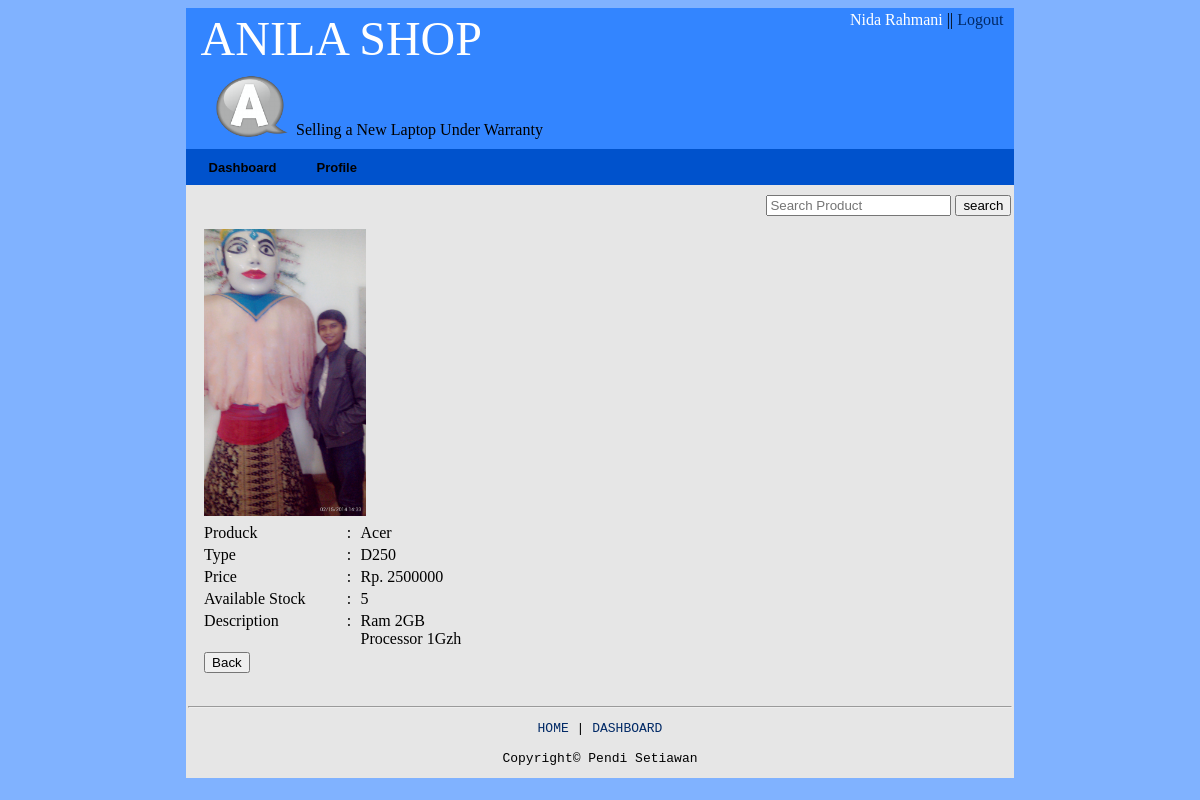
The page /product/detail.php?id_product=AC001 (signed in) on the database as committed earlier.
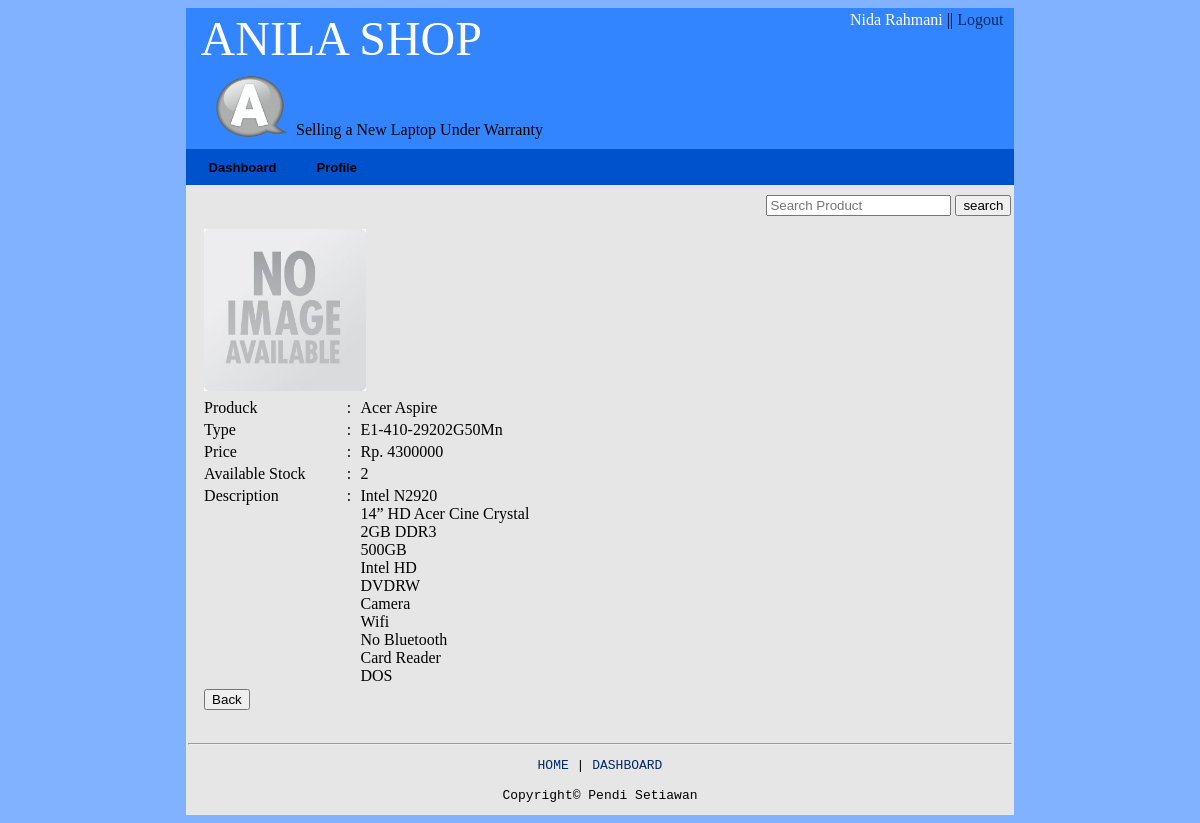
The same page on the database as committed later.
### tables this page shows
CREATE TABLE IF NOT EXISTS `product` (
  `id_product` char(5) NOT NULL,
  `name` varchar(20) NOT NULL,
  `type` varchar(50) NOT NULL,
  `price` double NOT NULL,
  `description` text NOT NULL,
  `stock` int(3) NOT NULL,
  `image` text NOT NULL,
  `category_id` int(1) NOT NULL,
  `status` int(1) NOT NULL,
  PRIMARY KEY (`id_product`)
);

### product/detail.php (the view, shortened to what this page needs)
<?php
	if(!isset($_SESSION['id'])) {
	  	echo "<script>window.alert('Anda Harus Login Dulu');</script>";
		echo "<script>window.location = '../login/login.php';</script>";
	} else {
include "../header/header_admin.php";
$sql=mysql_query("select * from product where id_product='$_GET[id_product]'");
$data=mysql_fetch_array($sql);
?>
<table width="70%" bgcolor="E6E6E6" align="center" class="padding">
	<tr>
		<td colspan="3">
			<?php if (!empty($data['image'])): ?>
				<img src="<?php echo $data['image']; ?>" width="20%"><br/>
			<?php else : ?>
				<img src="<?php echo 'http://'.$_SERVER['HTTP_HOST'].'/new_media/aplikasi/image/no-image.jpg' ?>" width="20%"><br/>
			<?php endif ?>
		</td>
	</tr>
	<tr>
		<td width="12%">Produck</td>
		<td width="1%">:</td>
		<td width="57%"><?php echo $data['name'] ?></td>
	</tr>
	<tr>
		<td>Type</td>
		<td>:</td>
		<td><?php echo $data['type'] ?></td>
	</tr>
	<tr>
		<td>Price</td>
		<td>:</td>
		<td>Rp. <?php echo $data['price']; ?></td>
	</tr>
	<tr>
		<td>Available Stock</td>
		<td>:</td>
		<td><?php echo $data['stock']; ?></td>
	</tr>
	<tr>
		<td class="top">Description</td>
		<td class="top">:</td>
		<td><?php echo nl2br($data['description']); ?></td>
	</tr>
	<tr>
		<td colspan="3">
			<a href="view_product.php"><input type="button" name="back" value="Back"></a>
		</td>
	</tr>
	<tr>
		<td colspan="3" style="padding: 0px;">
			<?php include "../footer/footer.php" ?>
		</td>
	</tr>
</table>
<?php } ?>

Rows that differ between the two databases and show on the page:
changed product: name "Acer" → "Acer Aspire"; type "D250" → "E1-410-29202G50Mn"; price "2500000" → "4300000"; stock "5" → "2"; description "Ram 2GB Processor 1Gzh" → "Intel N2920 14” HD Acer Cine Crystal 2GB DDR3 500GB Intel HD DVDRW Camera Wifi No Bluetooth Card Reader DOS"; image: picture removed
